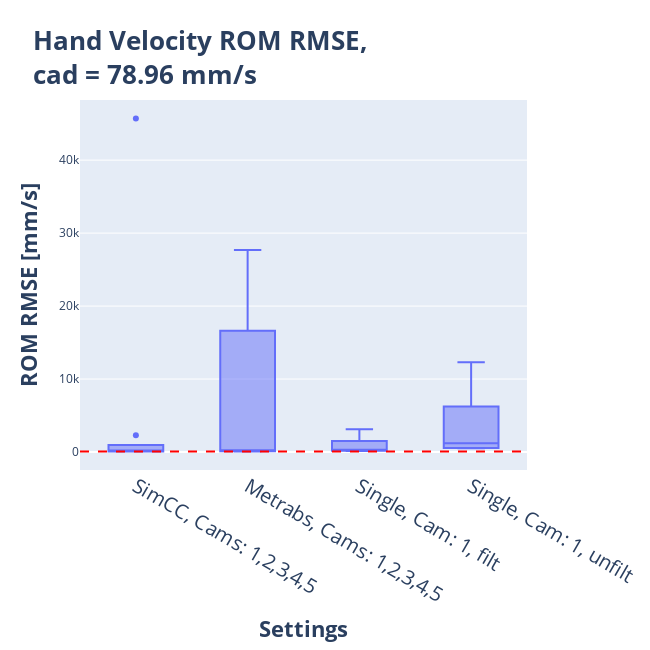
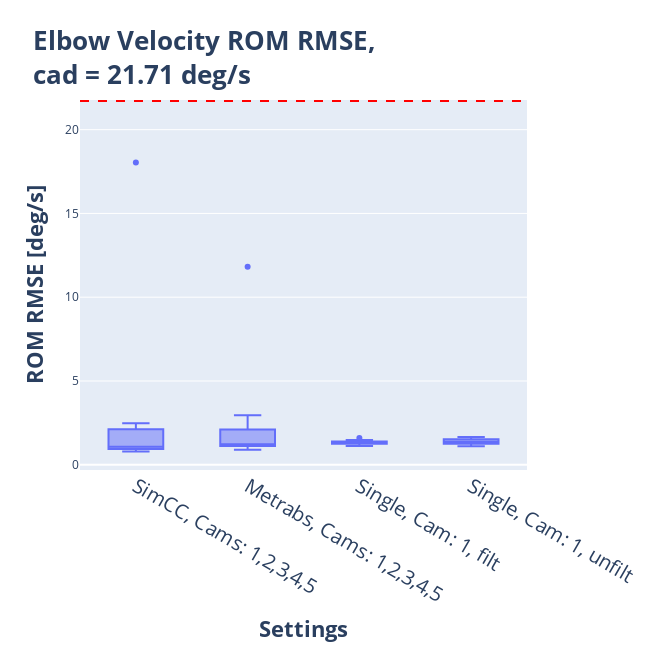
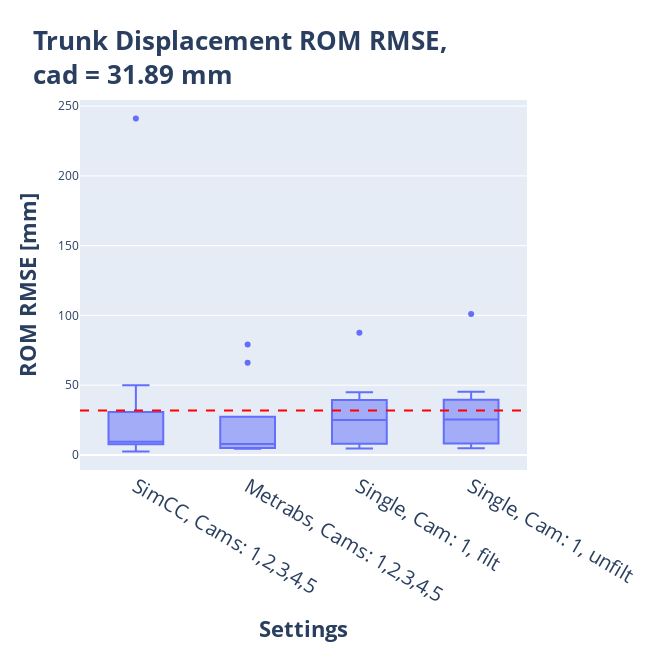
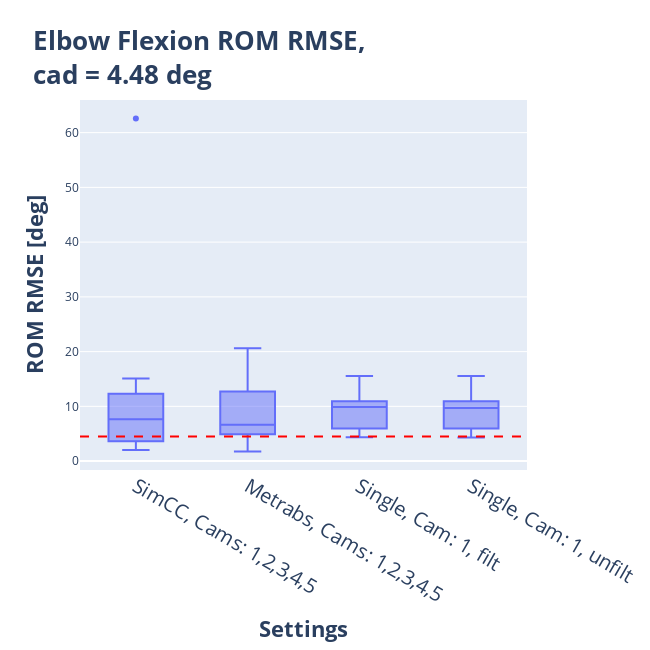

The cell these charts' notebook holds for them, in order:
### Code cell
os.makedirs(dir_barplots_rom_rmse_error, exist_ok=True)

for metric in metrics:
    cad = get_cad(df_cad, metric)
    unit = get_unit(metric)
    title_name = get_title_measure_name(metric)
    fig = px.bar(df_for_plot[df_for_plot['metric'] == metric], x='id_s_name', y='rom_rmse', title=f'{title_name} ROM RMSE, cad = {cad}',
                 template='plotly', width=650, height=650)
    
    
    
    fig.add_hline(y=cad, line_dash='dash', line_color='red', name='CAD')

    fig.update_layout(title= dict(text=f'<b>{title_name} ROM RMSE,<br>cad = {cad} {unit}<b>', font=dict(size=26)),
              xaxis_title=dict(text=f'<b>Settings<b>', font=dict(size=22)),
              yaxis_title=dict(text=f'<b>ROM RMSE [{unit}]<b>', font=dict(size=22)),
                  xaxis=dict(tickfont=dict(size=20))
              )
    #fig.show()
    filepath = os.path.join(dir_barplots_rom_rmse_error, f'{metric}_rom_rmse_barplot.html')
    fig.write_html(filepath)

    os.makedirs(os.path.join(dir_barplots_rom_rmse_error, 'png'), exist_ok=True)
    filepath = os.path.join(dir_barplots_rom_rmse_error, 'png', f'0305-{metric}_rom_rmse_barplot.png')
    fig.write_image(filepath)

### Figure 1 — Plotly figure (JSON) as saved in the notebook; plotly's stock layout.template omitted (floating-point values rounded to 4 significant figures)
{"data": [{"alignmentgroup": "True", "hovertemplate": "id_s_name=%{x}<br>rom_rmse=%{y}<extra></extra>", "legendgroup": "", "marker": {"color": "#636efa"}, "name": "", "notched": false, "offsetgroup": "", "orientation": "v", "showlegend": false, "x": ["SimCC, Cams: 1,2,3,4,5", "SimCC, Cams: 1,2,3,4,5", "SimCC, Cams: 1,2,3,4,5", "SimCC, Cams: 1,2,3,4,5", "SimCC, Cams: 1,2,3,4,5", "SimCC, Cams: 1,2,3,4,5", "SimCC, Cams: 1,2,3,4,5", "SimCC, Cams: 1,2,3,4,5", "SimCC, Cams: 1,2,3,4,5", "Metrabs, Cams: 1,2,3,4,5", "Metrabs, Cams: 1,2,3,4,5", "Metrabs, Cams: 1,2,3,4,5", "Metrabs, Cams: 1,2,3,4,5", "Metrabs, Cams: 1,2,3,4,5", "Metrabs, Cams: 1,2,3,4,5", "Metrabs, Cams: 1,2,3,4,5", "Metrabs, Cams: 1,2,3,4,5", "Metrabs, Cams: 1,2,3,4,5", "Single, Cam: 1, filt", "Single, Cam: 1, filt", "Single, Cam: 1, filt", "Single, Cam: 1, filt", "Single, Cam: 1, filt", "Single, Cam: 1, filt", "Single, Cam: 1, filt", "Single, Cam: 1, filt", "Single, Cam: 1, filt", "Single, Cam: 1, unfilt", "Single, Cam: 1, unfilt", "Single, Cam: 1, unfilt", "Single, Cam: 1, unfilt", "Single, Cam: 1, unfilt", "Single, Cam: 1, unfilt", "Single, Cam: 1, unfilt", "Single, Cam: 1, unfilt", "Single, Cam: 1, unfilt"], "x0": " ", "xaxis": "x", "y": [174.8, 84.19, 2317.0, 531.9, 45710.0, 86.7, 95.69, 99.23, 91.98, 179.3, 74.01, 228.1, 18450.0, 16000.0, 27680.0, 6865.0, 99.61, 75.22, 190.8, 2762.0, 1110.0, 226.4, 241.8, 325.5, 3136.0, 153.6, 156.3, 846.2, 12290.0, 8532.0, 528.5, 1188.0, 5497.0, 557.7, 1203.0, 568.4], "y0": " ", "yaxis": "y", "type": "box"}], "layout": {"xaxis": {"anchor": "y", "domain": [0.0, 1.0], "title": {"text": "<b>Settings<b>", "font": {"size": 22}}, "tickfont": {"size": 20}}, "yaxis": {"anchor": "x", "domain": [0.0, 1.0], "title": {"text": "<b>ROM RMSE [mm/s]<b>", "font": {"size": 22}}}, "legend": {"tracegroupgap": 0}, "title": {"text": "<b>Hand Velocity ROM RMSE,<br>cad = 78.96 mm/s<b>", "font": {"size": 26}}, "boxmode": "group", "height": 650, "width": 650, "shapes": [{"line": {"color": "red", "dash": "dash"}, "name": "CAD", "type": "line", "x0": 0, "x1": 1, "xref": "x domain", "y0": 78.96, "y1": 78.96, "yref": "y"}]}}

### Figure 2 — Plotly figure (JSON) as saved in the notebook; plotly's stock layout.template omitted (floating-point values rounded to 4 significant figures)
{"data": [{"alignmentgroup": "True", "hovertemplate": "id_s_name=%{x}<br>rom_rmse=%{y}<extra></extra>", "legendgroup": "", "marker": {"color": "#636efa"}, "name": "", "notched": false, "offsetgroup": "", "orientation": "v", "showlegend": false, "x": ["SimCC, Cams: 1,2,3,4,5", "SimCC, Cams: 1,2,3,4,5", "SimCC, Cams: 1,2,3,4,5", "SimCC, Cams: 1,2,3,4,5", "SimCC, Cams: 1,2,3,4,5", "SimCC, Cams: 1,2,3,4,5", "SimCC, Cams: 1,2,3,4,5", "SimCC, Cams: 1,2,3,4,5", "SimCC, Cams: 1,2,3,4,5", "Metrabs, Cams: 1,2,3,4,5", "Metrabs, Cams: 1,2,3,4,5", "Metrabs, Cams: 1,2,3,4,5", "Metrabs, Cams: 1,2,3,4,5", "Metrabs, Cams: 1,2,3,4,5", "Metrabs, Cams: 1,2,3,4,5", "Metrabs, Cams: 1,2,3,4,5", "Metrabs, Cams: 1,2,3,4,5", "Metrabs, Cams: 1,2,3,4,5", "Single, Cam: 1, filt", "Single, Cam: 1, filt", "Single, Cam: 1, filt", "Single, Cam: 1, filt", "Single, Cam: 1, filt", "Single, Cam: 1, filt", "Single, Cam: 1, filt", "Single, Cam: 1, filt", "Single, Cam: 1, filt", "Single, Cam: 1, unfilt", "Single, Cam: 1, unfilt", "Single, Cam: 1, unfilt", "Single, Cam: 1, unfilt", "Single, Cam: 1, unfilt", "Single, Cam: 1, unfilt", "Single, Cam: 1, unfilt", "Single, Cam: 1, unfilt", "Single, Cam: 1, unfilt"], "x0": " ", "xaxis": "x", "y": [1.072, 0.7907, 1.991, 2.478, 18.04, 1.024, 1.284, 0.9452, 0.9401, 1.227, 1.117, 1.832, 2.949, 11.82, 0.8893, 1.329, 1.145, 1.103, 1.47, 1.356, 1.286, 1.603, 1.33, 1.331, 1.27, 1.12, 1.186, 1.477, 1.373, 1.654, 1.628, 1.321, 1.374, 1.279, 1.109, 1.19], "y0": " ", "yaxis": "y", "type": "box"}], "layout": {"xaxis": {"anchor": "y", "domain": [0.0, 1.0], "title": {"text": "<b>Settings<b>", "font": {"size": 22}}, "tickfont": {"size": 20}}, "yaxis": {"anchor": "x", "domain": [0.0, 1.0], "title": {"text": "<b>ROM RMSE [deg/s]<b>", "font": {"size": 22}}}, "legend": {"tracegroupgap": 0}, "title": {"text": "<b>Elbow Velocity ROM RMSE,<br>cad = 21.71 deg/s<b>", "font": {"size": 26}}, "boxmode": "group", "height": 650, "width": 650, "shapes": [{"line": {"color": "red", "dash": "dash"}, "name": "CAD", "type": "line", "x0": 0, "x1": 1, "xref": "x domain", "y0": 21.71, "y1": 21.71, "yref": "y"}]}}

### Figure 3 — Plotly figure (JSON) as saved in the notebook; plotly's stock layout.template omitted (floating-point values rounded to 4 significant figures)
{"data": [{"alignmentgroup": "True", "hovertemplate": "id_s_name=%{x}<br>rom_rmse=%{y}<extra></extra>", "legendgroup": "", "marker": {"color": "#636efa"}, "name": "", "notched": false, "offsetgroup": "", "orientation": "v", "showlegend": false, "x": ["SimCC, Cams: 1,2,3,4,5", "SimCC, Cams: 1,2,3,4,5", "SimCC, Cams: 1,2,3,4,5", "SimCC, Cams: 1,2,3,4,5", "SimCC, Cams: 1,2,3,4,5", "SimCC, Cams: 1,2,3,4,5", "SimCC, Cams: 1,2,3,4,5", "SimCC, Cams: 1,2,3,4,5", "SimCC, Cams: 1,2,3,4,5", "Metrabs, Cams: 1,2,3,4,5", "Metrabs, Cams: 1,2,3,4,5", "Metrabs, Cams: 1,2,3,4,5", "Metrabs, Cams: 1,2,3,4,5", "Metrabs, Cams: 1,2,3,4,5", "Metrabs, Cams: 1,2,3,4,5", "Metrabs, Cams: 1,2,3,4,5", "Metrabs, Cams: 1,2,3,4,5", "Metrabs, Cams: 1,2,3,4,5", "Single, Cam: 1, filt", "Single, Cam: 1, filt", "Single, Cam: 1, filt", "Single, Cam: 1, filt", "Single, Cam: 1, filt", "Single, Cam: 1, filt", "Single, Cam: 1, filt", "Single, Cam: 1, filt", "Single, Cam: 1, filt", "Single, Cam: 1, unfilt", "Single, Cam: 1, unfilt", "Single, Cam: 1, unfilt", "Single, Cam: 1, unfilt", "Single, Cam: 1, unfilt", "Single, Cam: 1, unfilt", "Single, Cam: 1, unfilt", "Single, Cam: 1, unfilt", "Single, Cam: 1, unfilt"], "x0": " ", "xaxis": "x", "y": [2.484, 9.424, 49.99, 24.33, 241.2, 8.613, 6.118, 13.31, 8.268, 7.9, 14.38, 6.009, 66.09, 79.09, 10.44, 4.459, 5.081, 5.045, 37.56, 44.88, 87.65, 37.03, 24.98, 9.448, 4.715, 8.276, 7.552, 37.7, 45.39, 101.1, 37.15, 25.34, 9.547, 4.736, 8.432, 7.513], "y0": " ", "yaxis": "y", "type": "box"}], "layout": {"xaxis": {"anchor": "y", "domain": [0.0, 1.0], "title": {"text": "<b>Settings<b>", "font": {"size": 22}}, "tickfont": {"size": 20}}, "yaxis": {"anchor": "x", "domain": [0.0, 1.0], "title": {"text": "<b>ROM RMSE [mm]<b>", "font": {"size": 22}}}, "legend": {"tracegroupgap": 0}, "title": {"text": "<b>Trunk Displacement ROM RMSE,<br>cad = 31.89 mm<b>", "font": {"size": 26}}, "boxmode": "group", "height": 650, "width": 650, "shapes": [{"line": {"color": "red", "dash": "dash"}, "name": "CAD", "type": "line", "x0": 0, "x1": 1, "xref": "x domain", "y0": 31.89, "y1": 31.89, "yref": "y"}]}}

### Figure 4 — Plotly figure (JSON) as saved in the notebook; plotly's stock layout.template omitted (floating-point values rounded to 4 significant figures)
{"data": [{"alignmentgroup": "True", "hovertemplate": "id_s_name=%{x}<br>rom_rmse=%{y}<extra></extra>", "legendgroup": "", "marker": {"color": "#636efa"}, "name": "", "notched": false, "offsetgroup": "", "orientation": "v", "showlegend": false, "x": ["SimCC, Cams: 1,2,3,4,5", "SimCC, Cams: 1,2,3,4,5", "SimCC, Cams: 1,2,3,4,5", "SimCC, Cams: 1,2,3,4,5", "SimCC, Cams: 1,2,3,4,5", "SimCC, Cams: 1,2,3,4,5", "SimCC, Cams: 1,2,3,4,5", "SimCC, Cams: 1,2,3,4,5", "SimCC, Cams: 1,2,3,4,5", "Metrabs, Cams: 1,2,3,4,5", "Metrabs, Cams: 1,2,3,4,5", "Metrabs, Cams: 1,2,3,4,5", "Metrabs, Cams: 1,2,3,4,5", "Metrabs, Cams: 1,2,3,4,5", "Metrabs, Cams: 1,2,3,4,5", "Metrabs, Cams: 1,2,3,4,5", "Metrabs, Cams: 1,2,3,4,5", "Metrabs, Cams: 1,2,3,4,5", "Single, Cam: 1, filt", "Single, Cam: 1, filt", "Single, Cam: 1, filt", "Single, Cam: 1, filt", "Single, Cam: 1, filt", "Single, Cam: 1, filt", "Single, Cam: 1, filt", "Single, Cam: 1, filt", "Single, Cam: 1, filt", "Single, Cam: 1, unfilt", "Single, Cam: 1, unfilt", "Single, Cam: 1, unfilt", "Single, Cam: 1, unfilt", "Single, Cam: 1, unfilt", "Single, Cam: 1, unfilt", "Single, Cam: 1, unfilt", "Single, Cam: 1, unfilt", "Single, Cam: 1, unfilt"], "x0": " ", "xaxis": "x", "y": [6.711, 2.046, 8.398, 7.665, 62.58, 3.991, 2.45, 11.38, 15.08, 5.485, 5.254, 6.636, 11.65, 20.63, 1.751, 3.895, 10.72, 15.83, 10.23, 12.64, 9.859, 9.002, 5.894, 5.987, 4.356, 10.34, 15.55, 10.26, 12.64, 9.678, 9.004, 5.88, 5.982, 4.329, 10.35, 15.55], "y0": " ", "yaxis": "y", "type": "box"}], "layout": {"xaxis": {"anchor": "y", "domain": [0.0, 1.0], "title": {"text": "<b>Settings<b>", "font": {"size": 22}}, "tickfont": {"size": 20}}, "yaxis": {"anchor": "x", "domain": [0.0, 1.0], "title": {"text": "<b>ROM RMSE [deg]<b>", "font": {"size": 22}}}, "legend": {"tracegroupgap": 0}, "title": {"text": "<b>Elbow Flexion ROM RMSE,<br>cad = 4.48 deg<b>", "font": {"size": 26}}, "boxmode": "group", "height": 650, "width": 650, "shapes": [{"line": {"color": "red", "dash": "dash"}, "name": "CAD", "type": "line", "x0": 0, "x1": 1, "xref": "x domain", "y0": 4.48, "y1": 4.48, "yref": "y"}]}}
